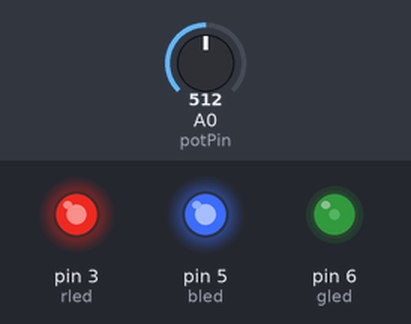
A sketch run on a simulated Arduino Uno, built with avr-gcc and run on an emulated ATmega328P. Parts: output pins drawn as LEDs (lit = HIGH). Inputs (shaded band) come from the test bench; at power-on: A0 (potPin) = 512. Random numbers use the default seed unless the sketch sets one.

Above: at 1.3 s.
1.4 s: A0 (potPin) set to 122
At 1.59 s:
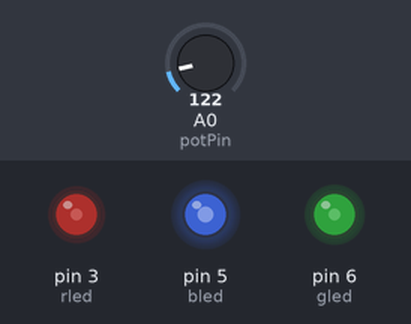
4.5 s: A0 (potPin) set to 0
At 4.62 s:
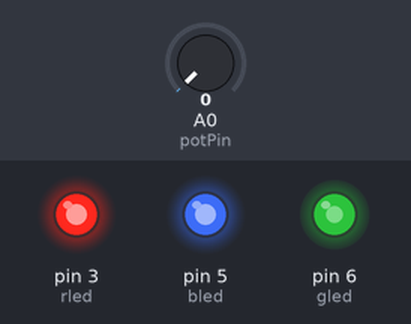
Timing chart, 0 to 5.7 s (numbered marks = the images above; inputs shaded):
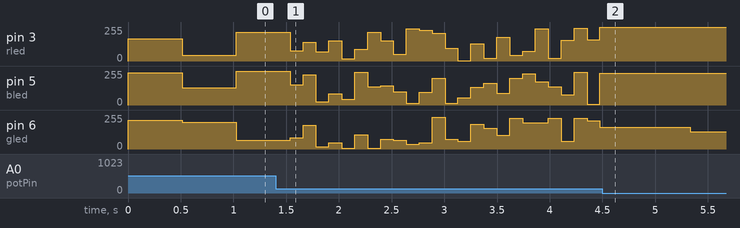

The sketch:

randRGB.ino
```cpp
int rled = 3; // Pin PWN 3 para led rojo
int bled = 5; // Pin PWM 5 para led azul
int gled = 6; // Pin PWM 6  para led verde

int potPin = A0;
int potValue = 0;

int randColor1 = 0;
int randColor2 = 0;
int randColor3 = 0;

void setup() {
  Serial.begin(9600);
}

void loop() {
  randColor1 = random(0,256);
  randColor2 = random(0,256); // Valores aleatorios de 0 a 255
  randColor3 = random(0,256);

  potValue = analogRead(potPin);

  analogWrite(rled, randColor1);
  analogWrite(bled, randColor2);
  analogWrite(gled, randColor3);

  delay(potValue);
}
```
